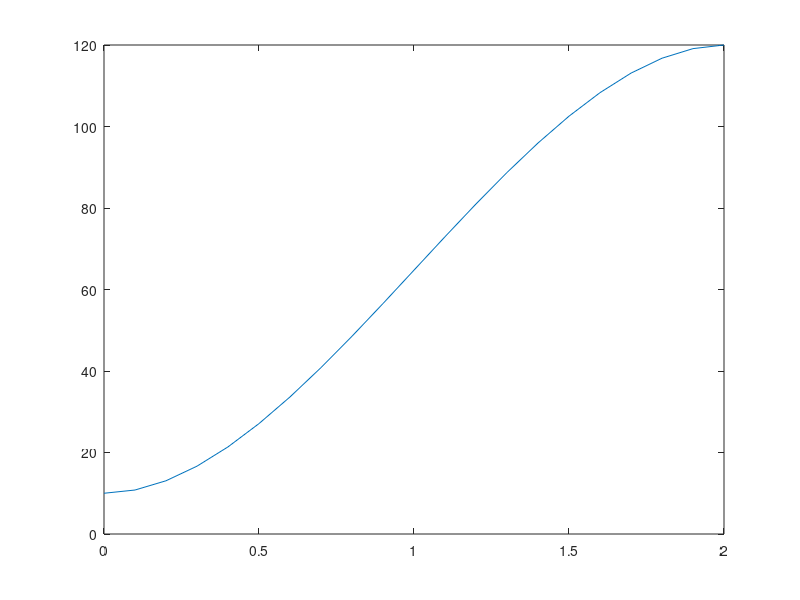

Reproduce this figure in MATLAB.
close all;
clear all;
clc;

%% Problem 5-19
q0 = 10;
qf = 120;

index = 1;

for t = 0:0.1:2
    pos(index) = q0 + (((3*qf - 3*q0 - 2)/4) * t^2) + (((q0 - qf + 1)/4) * t^3);
    index = index + 1;
end

t = 0:0.1:2;
plot(t, pos)

%% Problem 5-20
q0 = 10;
qf = 120;
V = 10;

tb = (q0 - qf + (2*V))/V;
